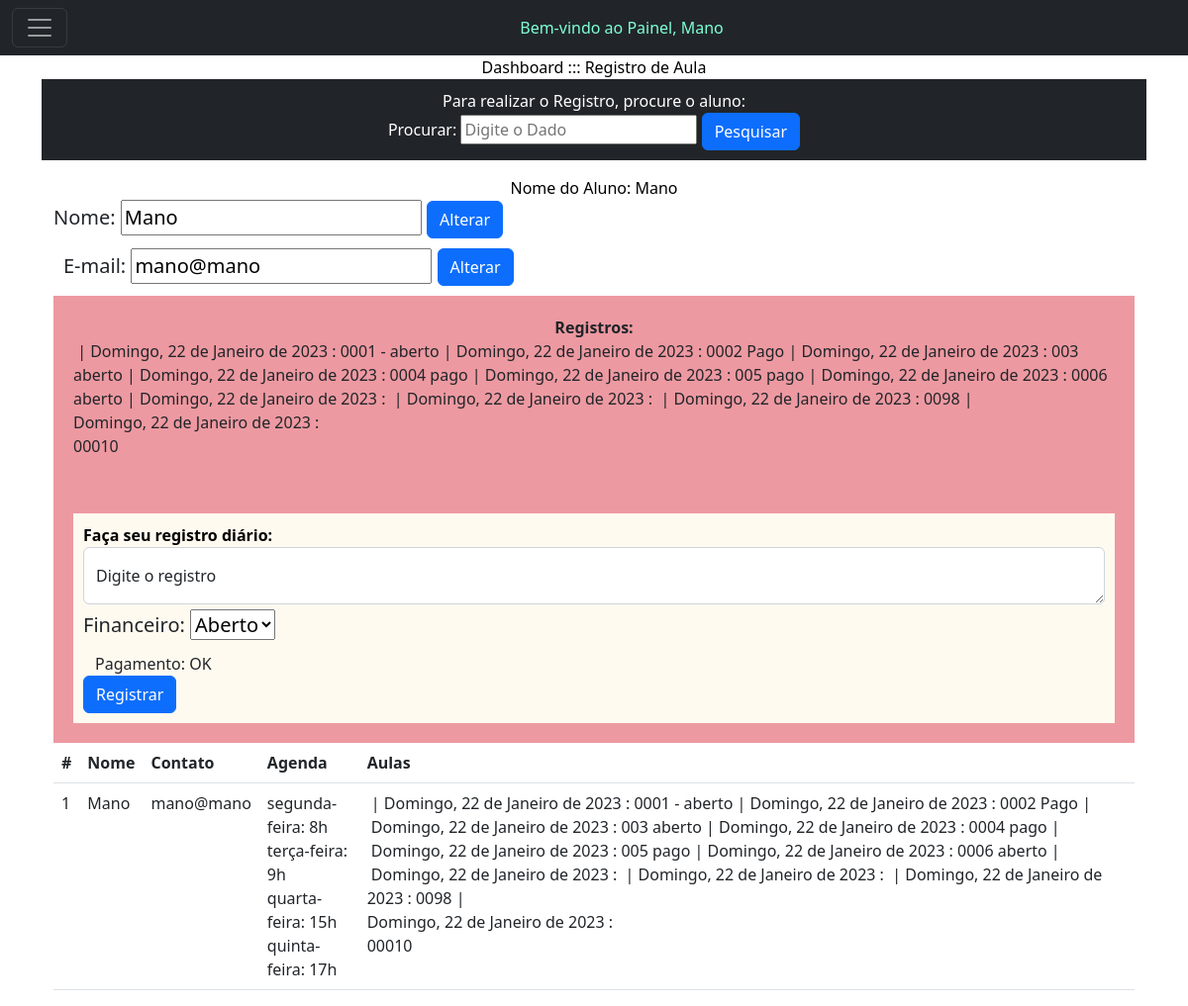
Page /aula.php?busca=Mano (signed in) on the committed database.
### tables this page shows
CREATE TABLE `usuarios` (
  `id` int(11) NOT NULL,
  `nome` varchar(140) NOT NULL,
  `fone` varchar(20) NOT NULL,
  `responsavel` varchar(140) NOT NULL,
  `endereco` varchar(150) NOT NULL,
  `email` varchar(140) NOT NULL,
  `data_nasc` date NOT NULL,
  `tipo` varchar(20) NOT NULL,
  `agenda` varchar(150) NOT NULL,
  `senha` varchar(16) NOT NULL,
  `aulas` longtext NOT NULL,
  `matricula` varchar(100) NOT NULL,
  `financeiro_aberto` varchar(500) NOT NULL,
  `financeiro_pago` varchar(500) NOT NULL,
  `valor_aula` varchar(20) NOT NULL,
  `divida_ativa` varchar(20) NOT NULL,
  `divida_paga` varchar(20) NOT NULL
);

### aula.php (the view, shortened to what this page needs)
 <?php
include('conexao.php');
?>
<!doctype html>
<html lang="pt-br">
<head>
  <link href="https://cdn.jsdelivr.net/npm/bootstrap@5.2.1/dist/css/bootstrap.min.css" rel="stylesheet"
>
<?php include('nav.php'); ?>
<body>
<main>
    <div class="container">
    <p class="text-center m-auto" style="color: black;">Dashboard ::: Registro de Aula</p>
    <div class="bg-dark text-bg-success">
  <div class="container text-center m-auto" style="padding: 10px;">
  <label>Para realizar o Registro, procure o aluno:</label><br>
<form action="">
  <label>Procurar:</label>
    <input name="busca" placeholder="Digite o Dado" type="text">
    <button class="btn btn-primary" type="submit" role="button">Pesquisar</button>
</form></div></div>
<div class="container">
<table class="table" border="1">
<table class="table">
  <thead>
    <tr>
      <th scope="col">#</th>
      <th scope="col">Nome</th>
      <th scope="col">Contato</th>
      <th scope="col">Agenda</th>
      <th scope="col">Aulas</th>
    </tr>
  </thead>
  <tbody>
  <?php
  if (!isset($_GET['busca'])) {
    ?>
  <tr>
      <th scope="row">#</th>
      <td colspan="3">Digite para pesquisar</td>
    </tr>
    <?php
} else {
  $pesquisa = $mysqli->real_escape_string($_GET['busca']);
$sql_code = "SELECT *
FROM usuarios
WHERE nome LIKE '%$pesquisa%'
OR tipo LIKE '%$pesquisa%'
OR agenda LIKE '%$pesquisa%'
OR aulas LIKE '%$pesquisa%'
OR financeiro_aberto LIKE '%$pesquisa%'
OR financeiro_pago LIKE '%$pesquisa%'
OR valor_aula LIKE '%$pesquisa%'
OR divida_ativa LIKE '%$pesquisa%'
OR divida_paga LIKE '%$pesquisa%'";
$sql_query = $mysqli->query($sql_code) or die("Error ao consultar" . $mysqli->error);
if ($sql_query->num_rows == 0) {
  ?>
  <tr>
  <th scope="row">1</th>
  <td colspan="3">Resultados NÃO encontrados...</td>
</tr>
<?php
} else {
while($dados = $sql_query->fetch_assoc()){
  ?>
  <tr>
    <td><?php echo $dados['id']; ?></td>
    <td><?php echo $dados['nome']; ?></td>
    <td><?php echo $dados['email']; ?></td>
    <td><?php echo $dados['agenda']; ?></td>
    <td><?php echo $dados['aulas']; ?></td>
</div>
    <p class="text-center m-auto" style="color: black;">Nome do Aluno: <?php echo $dados['nome']; ?></p>
        <form action="processar_nome.php" method="POST">
          <div class="d-flex flex-row align-items-center justify-content-center justify-content-lg-start">
          <p class="lead fw-normal mb-0 me-3">
          <label>Nome:</label>
          <input type="text" name="nome" placeholder="" value="<?php echo $dados['nome']; ?>">
            <button class="btn btn-primary" type="submit">Alterar</button>
        </p></div>
    </form>
    <form action="processar_email.php" method="POST">
          <div class="d-flex flex-row align-items-center justify-content-center justify-content-lg-start" style="padding: 10px;">
          <p class="lead fw-normal mb-0 me-3">
          <label>E-mail:</label>
          <input type="text" name="email" placeholder="" value="<?php echo $dados['email']; ?>">
            <button class="btn btn-primary" type="submit">Alterar</button>
        </p></div>
    </form>
    <div class="container bg-opacity-50 bg-danger" style="padding: 20px;">
    <form action="processar_aula.php" method="POST">
                <p class="text-center fw-bold m-auto">Registros:</p>
  <label><?php echo $dados['aulas']; ?></label><br>
  <div class="container-fluid" style="padding: 10px; background-color: floralwhite;">
  <p class="leal fw-bold mb-0 me-3" style="color: black;">Faça seu registro diário:</p>
  <div class="form-floating">
  <textarea class="form-control" placeholder="Registro diário" id="floatingTextarea" name="reg_aula"></textarea>
  <label for="floatingTextarea">Digite o registro</label>
  <div class="d-flex flex-row align-items-center justify-content-center justify-content-lg-start">
           <p class="lead fw-normal mb-2 me-3">
          <label>Financeiro:
          <select name="financeiro_new" id="financeiro_new">
            <option value="1">Aberto</option>
          </select>
</label>
        </p><br><br></div>
<div class="container">
  <div class="row">
<label>Pagamento:
<?php
if($dados['divida_ativa'] >= 1){
              echo "Aberto R$";
              echo $dados['divida_ativa'];
              echo ",00";
              ?><a class="btn btn-primary" href="financeiro.php?busca=<?php echo $dados['nome'];?>" role="button">Financeiro</a>
              <?php
}if($dados['divida_ativa'] == 0){
              echo "OK";
}else{
}
?></label>
</div>
</div>
  <button class="btn btn-primary" type="submit">Registrar</button></form></div>
</div>
  <?php
}
} ?>
<?php
}
  ?></div>
  </main>
</body>
</html>

### rows in the picture
usuarios: id "1", nome "Mano", email "mano@mano", agenda "segunda-feira: 8h terça-feira: 9h quarta-feira: 15h quinta-feira: 17h", aulas "| Domingo, 22 de Janeiro de 2023 : 0001 - aberto | Domingo, 22 de Janeiro de 2023 : 0002 Pago | Domingo, 22 de Janeiro de 2023 : 003 aberto | Domingo, 22 de Janeiro de 2023 : 0004 pago | Domingo, 22 de Janeiro de 2023 : 005 pago | Domingo, 22 de Janeiro de 2023 : 0006 aberto | Domingo, 22 de Janeiro de 2023 : | Domingo, 22 de Janeiro de 2023 : | Domingo, 22 de Janeiro de 2023 : 0098 | Domingo, 22 de Janeiro de 2023 : 00010", divida_ativa "OK"

### other values in the picture
$_SESSION['nome'] "Mano"
